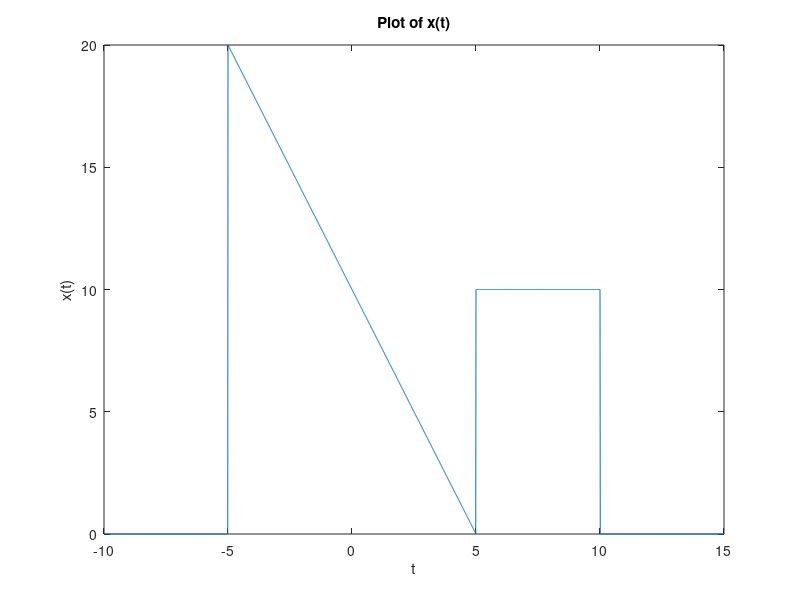
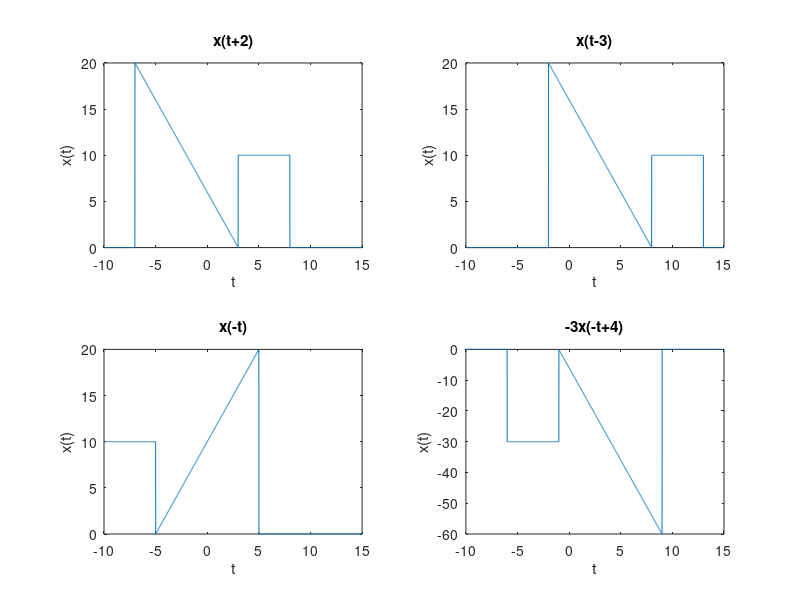

Recreate these plots in MATLAB, in order.
x = @(t) (-2*t + 10) .* (t >= -5 & t < 5) + 10 .* (t >= 5 & t <= 10);

t = -10:0.01:15;

figure;
plot(t, x(t));
title('Plot of x(t)');
xlabel('t');
ylabel('x(t)');

figure;

subplot(2,2,1);
plot(t, x(t+2));
title('x(t+2)');
xlabel('t');
ylabel('x(t)');

subplot(2,2,2);
plot(t, x(t-3));
title('x(t-3)');
xlabel('t');
ylabel('x(t)');

subplot(2,2,3);
plot(t, x(-t));
title('x(-t)');
xlabel('t');
ylabel('x(t)');

subplot(2,2,4);
plot(t, -3*x(-t+4));
title('-3x(-t+4)');
xlabel('t');
ylabel('x(t)');